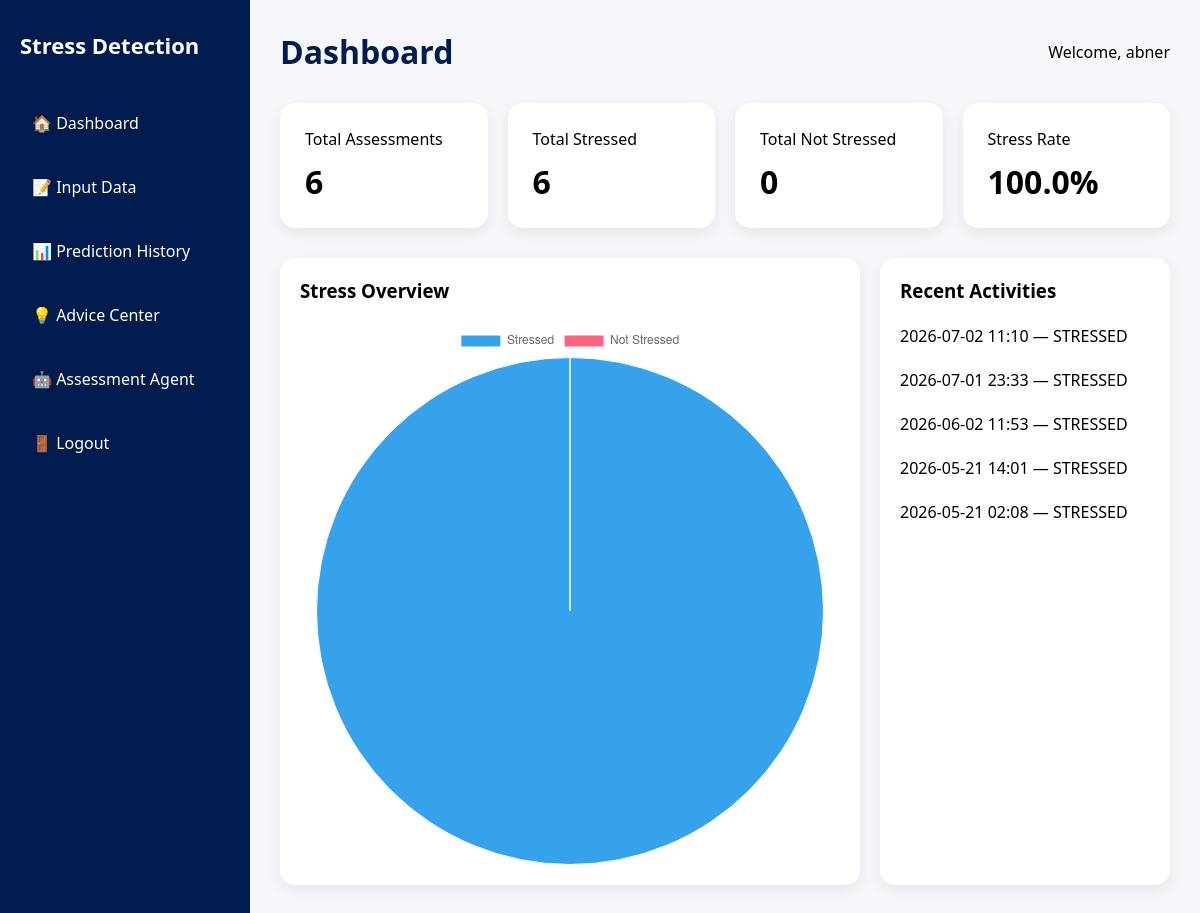
The app's page /dashboard (signed in) with its own data.
### tables this page shows
CREATE TABLE predictions (

    id INTEGER PRIMARY KEY AUTOINCREMENT,

    username TEXT,

    study_hours REAL,

    sleep_hours REAL,

    break_frequency REAL,

    prediction TEXT,

    date TEXT
);

### app.py (the view)
@app.route('/dashboard')
def dashboard():
    if 'username' not in session:
        return redirect('/')
    username = session['username']
    conn = get_db_connection()
    total = conn.execute(
        '''
        SELECT COUNT(*) FROM predictions
        WHERE username=?
        ''',
        (username,)
    ).fetchone()[0]
    stressed = conn.execute(
        '''
        SELECT COUNT(*) FROM predictions
        WHERE username=? AND prediction='STRESSED'
        ''',
        (username,)
    ).fetchone()[0]
    not_stressed = conn.execute(
        '''
        SELECT COUNT(*) FROM predictions
        WHERE username=? AND prediction='NOT STRESSED'
        ''',
        (username,)
    ).fetchone()[0]
    history = conn.execute(
        '''
        SELECT * FROM predictions
        WHERE username=?
        ORDER BY id DESC
        LIMIT 5
        ''',
        (username,)
    ).fetchall()
    if total > 0:
        stress_rate = round(
            (stressed / total) * 100,
            1
        )
    else:
        stress_rate = 0
    conn.close()
    return render_template(
        'dashboard.html',
        username=username,
        total=total,
        stressed=stressed,
        not_stressed=not_stressed,
        stress_rate=stress_rate,
        history=history
    )

### app.py (called while the page is built)
def get_db_connection():
    conn = sqlite3.connect('users.db')
    conn.row_factory = sqlite3.Row
    return conn

### templates/dashboard.html (shortened to what this page needs)
<!DOCTYPE html>
<html lang="en">
<head>
    <link rel="stylesheet" href="{{ url_for('static', filename='style.css') }}">
</head>
<body>
<div class="main-container">
    <div class="sidebar">
        <div class="logo">
            Stress Detection
        </div>
        <ul>
    <li><a href="/dashboard">🏠 Dashboard</a></li>
    <li><a href="/input">📝 Input Data</a></li>
    <li><a href="/history">📊 Prediction History</a></li>
    <li><a href="/advice">💡 Advice Center</a></li>
    <li><a href="/chatbot">🤖 Assessment Agent</a></li>
    <li><a href="/logout">🚪 Logout</a></li>
</ul>
    </div>
    <div class="content">
        <div class="topbar">
            <h1>Dashboard</h1>
            <p>Welcome, {{ username }}</p>
        </div>
        <div class="cards">
            <div class="card">
                <p>Total Assessments</p>
                <h2>{{ total }}</h2>
            </div>
            <div class="card">
                <p>Total Stressed</p>
                <h2>{{ stressed }}</h2>
            </div>
            <div class="card">
                <p>Total Not Stressed</p>
                <h2>{{ not_stressed }}</h2>
            </div>
            <div class="card">
                <p>Stress Rate</p>
                <h2>{{ stress_rate }}%</h2>
            </div>
        </div>
        <div class="chart-section">
            <div class="chart-box">
                <h3>Stress Overview</h3>
                <br>
                <canvas id="myChart"></canvas>
            </div>
            <div class="activity-box">
                <h3>Recent Activities</h3>
                <br>
                {% for item in history %}
                    <p>
                        {{ item['date'] }} — {{ item['prediction'] }}
                    </p>
                    <br>
                {% endfor %}
            </div>
        </div>
    </div>
</div>
<script>
// Safely pass Flask template variables to JavaScript variables
const stressedCount = Number("{{ stressed }}") || 0;
const notStressedCount = Number("{{ not_stressed }}") || 0;
const ctx = document.getElementById('myChart');
if (ctx) {
    new Chart(ctx, {
        type: 'pie',
        data: {
            labels: ['Stressed', 'Not Stressed'],
            datasets: [{
                data: [stressedCount, notStressedCount],
                borderWidth: 1
            }]
        },
        options: {
            responsive: true
        }
    });
}
</script>
</body>
</html>

### static/style.css (style rules this page uses)
* { margin:0; padding:0; box-sizing:border-box; font-family: 'Segoe UI', sans-serif; }
body { background:#f5f7fb; }
.main-container { display:flex; min-height:100vh; }
.sidebar { width:250px; background:#001b4d; color:white; padding:30px 20px; }
.logo { font-size:22px; font-weight:bold; margin-bottom:40px; }
.sidebar ul { list-style:none; }
.sidebar ul li { margin:18px 0; }
.sidebar ul li a { color:white; text-decoration:none; padding:12px; display:block; border-radius:10px; transition:0.3s; }
.content { flex:1; padding:30px; }
.topbar { display:flex; justify-content:space-between; align-items:center; margin-bottom:30px; }
.topbar h1 { color:#001b4d; }
.cards { display:grid; grid-template-columns:repeat(4,1fr); gap:20px; margin-bottom:30px; }
.card { background:white; padding:25px; border-radius:15px; box-shadow:0 5px 15px rgba(0,0,0,0.08); }
.card h2 { margin-top:10px; font-size:32px; }
.chart-section { display:grid; grid-template-columns:2fr 1fr; gap:20px; }
.chart-box, .activity-box { background:white; padding:20px; border-radius:15px; box-shadow:0 5px 15px rgba(0,0,0,0.08); }

### records on screen
predictions: date "2026-07-02 11:10", prediction "STRESSED"
predictions: date "2026-07-01 23:33", prediction "STRESSED"
predictions: date "2026-06-02 11:53", prediction "STRESSED"
predictions: date "2026-05-21 14:01", prediction "STRESSED"
predictions: date "2026-05-21 02:08", prediction "STRESSED"

### other values on screen
{{ username }} "abner"
{{ total }} "6"
{{ stressed }} "6"
{{ not_stressed }} "0"
{{ stress_rate }} "100.0"
chart data {{ not_stressed }} 0
